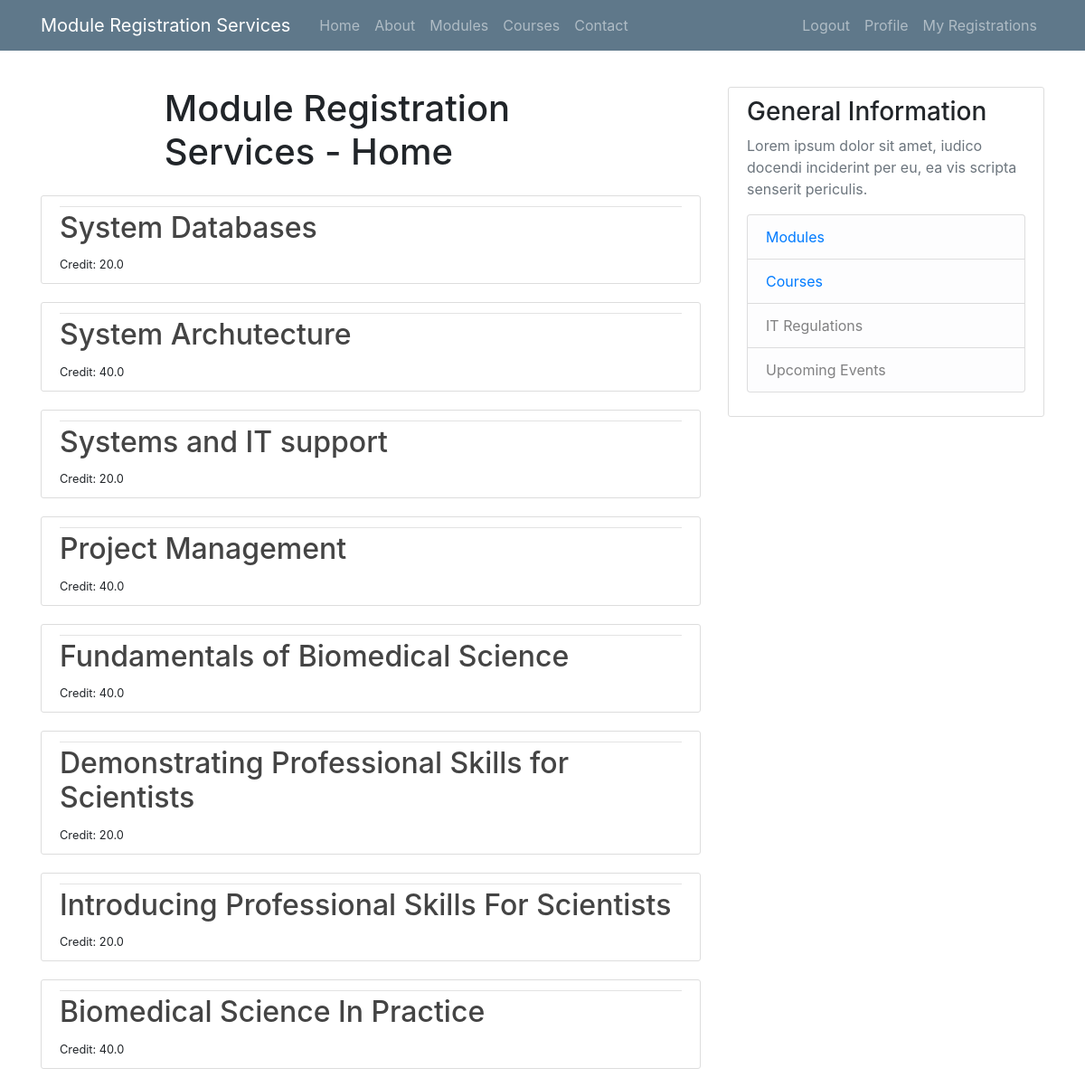
Screenshot of /modules (signed in) with the database file from the repository.
### mrreporting/models.py (models this page shows)
class Module(models.Model):
    name = models.CharField(max_length=255)
    code = models.CharField(max_length=10)
    credit = models.FloatField()
    category = models.CharField(max_length=100)
    description = models.TextField()
    availability = models.BooleanField(default=True)
    courses_allowed = models.ManyToManyField(Course, related_name='allowed_modules')
    def __str__(self):
        return self.name

### mrreporting/views.py (the view)
# urls.py: path('modules', views.module, name = 'modules'),
def module(request):
    module_pull = {'modules': Module.objects.all(), 'title': 'Module List'}
    return render(request, 'mrreporting/modules.html', module_pull)

### mrreporting/templates/mrreporting/modules.html
{% extends "mrreporting/base.html" %}
{% block content %}
<div class="container">
    <div class="row">
        <div class="col-lg-8 offset-md-2">
            <h1 class="mb-4">Module Registration Services - Home</h1>
        </div>
        </div>
        </div>
{% for Module in modules %}
<article class="media content-section">
    <div class="media-body">
    <div class="article-metadata">
    </div>
    <h2><a class="article-title" href="{% url 'mrreporting:module' code=Module.code %}">{{ Module }}</a></h2>
    <small class="mr-2">Credit: {{ Module.credit}}</small>
    </div>
    </article>
    {% endfor %}
{% endblock content %}

### mrreporting/static/css/styles.css (style rules this page uses)
html { position: relative; min-height: 100%; }
body { background: #fafafa; color: #333333; margin-top: 5rem; margin-bottom: 50px; }
h1, h2, h3, h4, h5, h6 { color: #444444; }
.content-section { background: #ffffff; padding: 10px 20px; border: 1px solid #dddddd; border-radius: 3px; margin-bottom: 20px; }
.article-title { color: #444444; }
.article-metadata { padding-bottom: 1px; margin-bottom: 4px; border-bottom: 1px solid #e3e3e3 }

### rows the page displays
Module: name "System Databases", credit "20.0"
Module: name "System Archutecture", credit "40.0"
Module: name "Systems and IT support", credit "20.0"
Module: name "Project Management", credit "40.0"
Module: name "Fundamentals of Biomedical Science", credit "40.0"
Module: name "Demonstrating Professional Skills for Scientists", credit "20.0"
Module: name "Introducing Professional Skills For Scientists", credit "20.0"
Module: name "Biomedical Science In Practice", credit "40.0"
